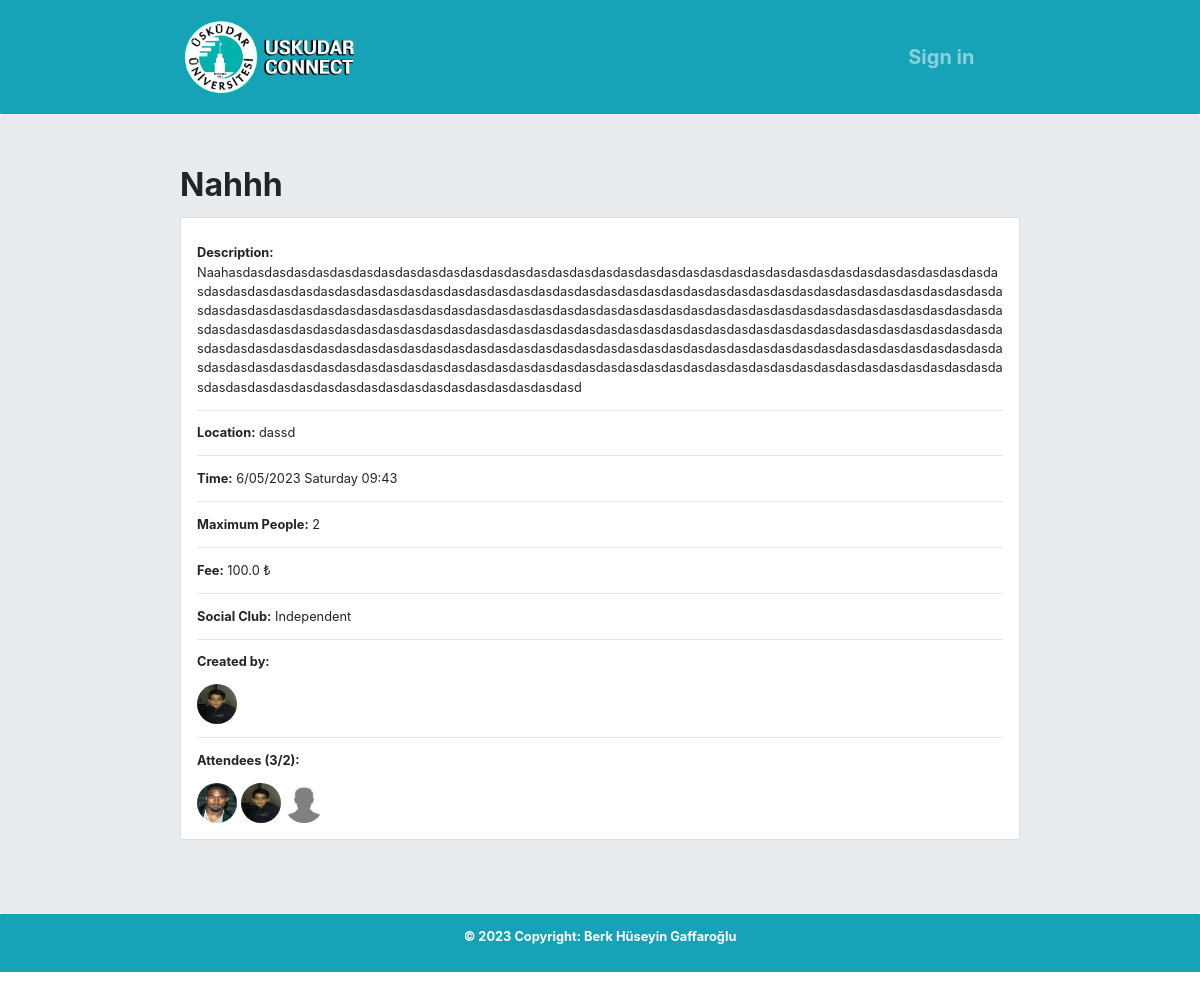
The page /event/2/ on the database as committed earlier.
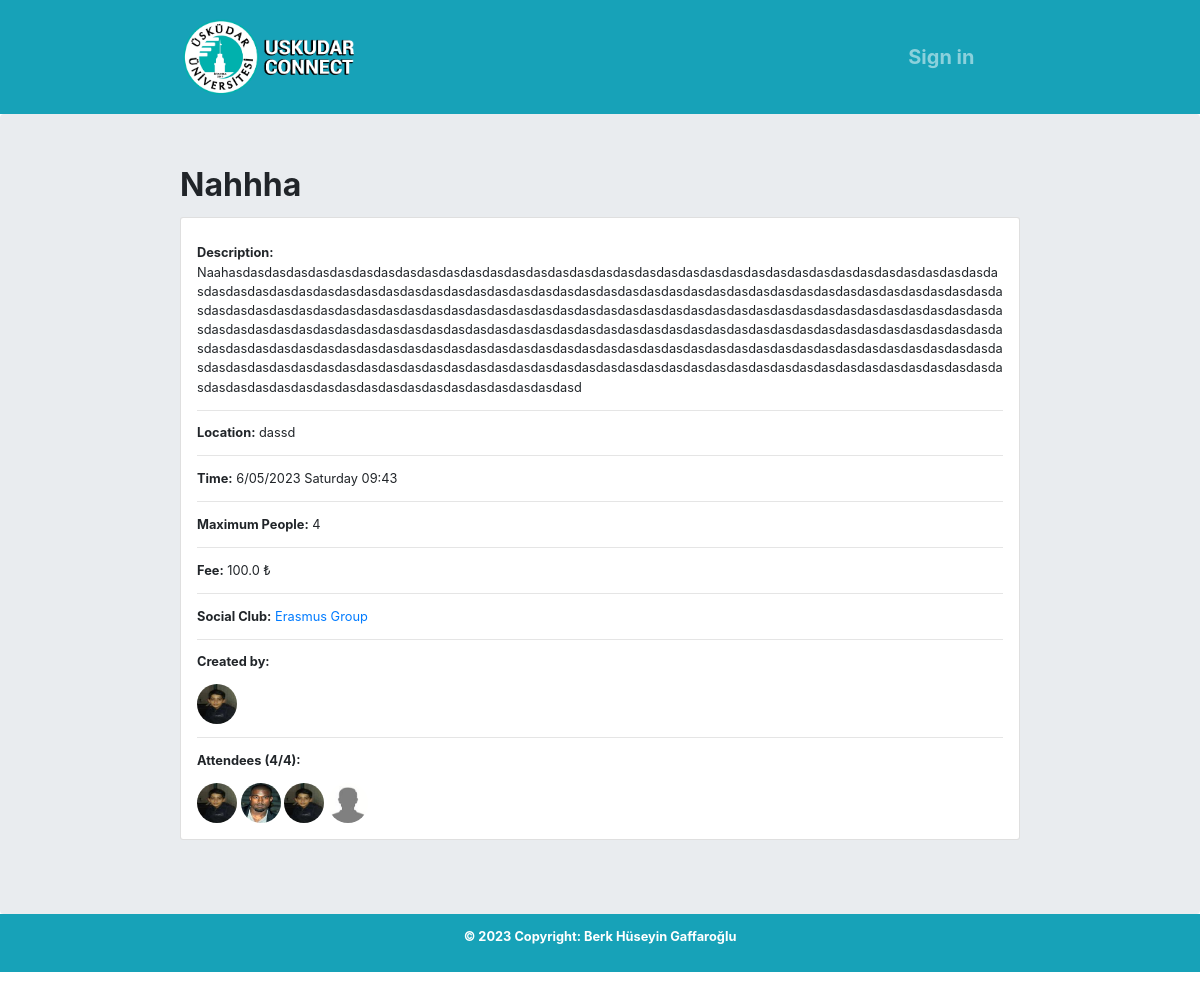
The same page on the database as committed later.
### events/models.py (models this page shows, shortened)
class Event(models.Model):
    title = models.CharField(max_length=100)
    description = models.TextField(blank=True)
    location = models.TextField()
    price = models.FloatField(blank=True, default=0)
    time = models.DateTimeField(validators=[validate_datetime])
    users = models.ManyToManyField(User, related_name='events_attending')
    created_by = models.ForeignKey(User, on_delete=models.CASCADE, related_name='created_events', blank=True, default="", null=True)
    maximum_people = models.IntegerField(blank=True, default=3)
    social_club = models.ForeignKey(SocialClub, on_delete=models.CASCADE, related_name='club_events',blank=True, default="", null=True)

### users/models.py (models this page shows, shortened)
class Profile(models.Model):
    user = models.OneToOneField(User, on_delete=models.CASCADE)
    avatar = models.ImageField(default='default.jpg', upload_to='profile_images')
    bio = models.TextField()

### social_clubs/models.py (models this page shows, shortened)
class SocialClub(models.Model):
    name = models.CharField(max_length=100)
    description = models.TextField()
    members = models.ManyToManyField(User, related_name='clubs_joined')
    managers = models.ManyToManyField(User, related_name='admin_of')

### events/views.py (the view, shortened to what this page needs)
# urls.py: path('event/<int:pk>/', event_detail, name='event-detail'),
def event_detail(request, pk):
    event = Event.objects.get(pk=pk)
    all_attendants_list = event.users.all()
    is_attending = event.users.filter(id=request.user.id).exists()
    return render(request, 'events/event_detail.html', {'event': event, 'is_attending': is_attending, "shortened_attendant_list":all_attendants_list})

### templates/events/event_detail.html (shortened to what this page needs)
{% extends "base.html" %}
{% block content %}
<h1><b>{{event.title|title}}</b></h1>
<div class="card">
  <div class="card-body">
    <p class="card-text"><b>Description:</b> {{event.description}}</p>
    <hr />
    <p class="card-text"><b>Location:</b> {{event.location}}</p>
    <hr />
    <p class="card-text"><b>Time:</b> {{event.time|date:"j/m/Y l H:i" }}</p>
    <hr />
    <p class="card-text"><b>Maximum People:</b> {{event.maximum_people}}</p>
    <hr />
    <p class="card-text"><b>Fee:</b> {{event.price}} ₺</p>
    <hr />
    <p class="card-text"><b>Social Club:</b>
      {% if event.social_club %}
      <a href="{% url 'club-detail' pk=event.social_club.pk %}">{{event.social_club.name|title}}</a></p>
      {% else %}
      Independent
      {% endif %}
    <hr />
    <p class="card-text"><b>Created by:</b></p>
    <a href="{% url 'users-profile' pk=event.created_by.pk %}">
      <img class="rounded-circle account-img"
         width="50px" height="50px"
        src="{{ event.created_by.profile.avatar.url }} " style="cursor: pointer;" />
    </a>
    <hr />
    <b>Attendees ({{event.users.all|length}}/{{event.maximum_people}}): </b>
    {% if shortened_attendant_list|length > 0 %}
    <p class="card-text">
      {% for user_ in shortened_attendant_list %}
      <a href="{% url 'users-profile' pk=user_.pk %}">
        <img class="rounded-circle account-img mt-3" data-toggle="tooltip" data-placement="right"
          title="{{user_.username}} is attending this event!" width="50px" height="50px"
          src="{{ user_.profile.avatar.url }} " style="cursor: pointer;" />
      </a>
      {% endfor %}
    </p>
    {% else %}
    No one attended this event yet. <br /><br />
    {% endif %}
  </div>
</div>
{% endblock content %}

Rows that differ between the two databases and show on the page:
changed Event "dassd": title "Nahhh" → "Nahhha"; maximum_people "2" → "4"; social_club_id empty → 1 (drawn); social_club.name (not shown) → "Erasmus Group"; users.all|length "3" → "4"
Other text that changed with them:
text no longer shown: "Independent"
